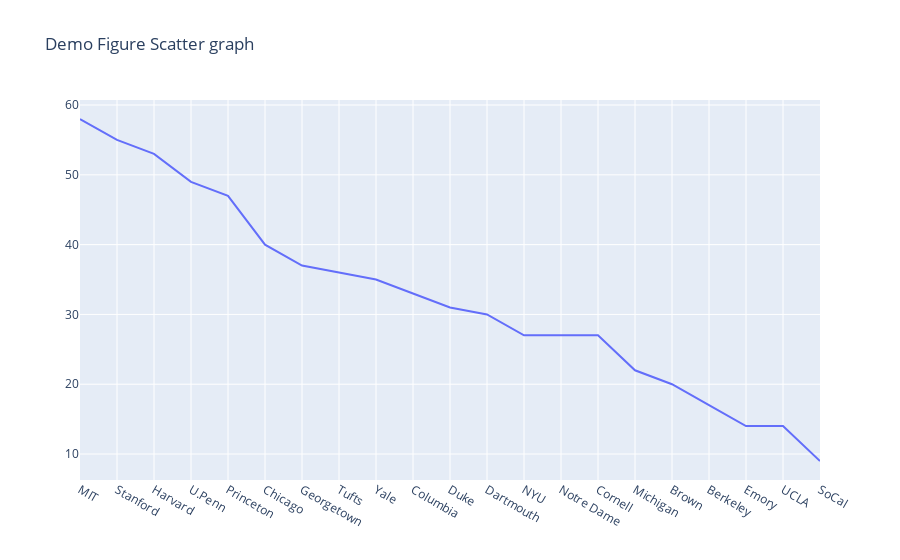

Notebook code cell kept with this figure:
### Code cell
# Create a sample graph as figure and save to data directory
import plotly.graph_objects as go
data = [go.Scatter(x=df.School, y=df.Gap)]
fig = go.Figure(
    data=data,
    layout_title_text="Demo Figure Scatter graph"
)
fig.show()

### Figure 1 — Plotly figure (JSON) as saved in the notebook; plotly's stock layout.template omitted (floating-point values rounded to 4 significant figures)
{"data": [{"type": "scatter", "x": ["MIT", "Stanford", "Harvard", "U.Penn", "Princeton", "Chicago", "Georgetown", "Tufts", "Yale", "Columbia", "Duke", "Dartmouth", "NYU", "Notre Dame", "Cornell", "Michigan", "Brown", "Berkeley", "Emory", "UCLA", "SoCal"], "y": [58, 55, 53, 49, 47, 40, 37, 36, 35, 33, 31, 30, 27, 27, 27, 22, 20, 17, 14, 14, 9]}], "layout": {"title": {"text": "Demo Figure Scatter graph"}}}
